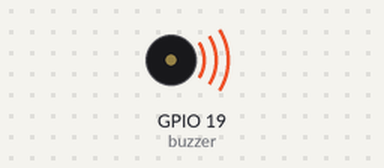
A program run on a simulated Raspberry Pi (BCM pin numbers). Shown: buzzer (waves = sounding, pin HIGH). What the program prints to the terminal is not drawn.

Above: at 0.1 s.
Timing chart, 0 to 1.6 s (numbered marks = the images above):
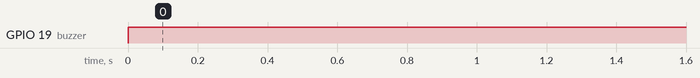

The program:

version2.py
```python
import RPi.GPIO as GPIO
import time

glue_sensor = 26
stamp_sensor = 13
buzzer = 19

GPIO.setmode(GPIO.BCM)
GPIO.setup(glue_sensor,GPIO.IN)
GPIO.setup(stamp_sensor,GPIO.IN)
GPIO.setup(buzzer,GPIO.OUT)
delay=0.3
GPIO.output(buzzer,False)
print("IR Sensors are  Ready.....")
print(" ")

try:
   while True:
      if GPIO.input(glue_sensor):
          GPIO.output(buzzer,False)
          print("Glue_Sensor Object not Detected")
	  time.sleep(delay)
      if GPIO.input(glue_sensor)==False:
           GPIO.output(buzzer,True)
	   print("Glue_Sensor Object  Detected ")
	   time.sleep(delay)
      if GPIO.input(stamp_sensor):
	   GPIO.output(buzzer,False)
	   print("Stamp_Sensor Object not Detected")
	   time.sleep(delay)
      if GPIO.input(stamp_sensor)==False:
	    GPIO.output(buzzer,True)
	    print("Stamp_Sensor Object Detected")
 	    time.sleep(delay)

except KeyboardInterrupt:
    GPIO.cleanup()
```

Measured:
- by itself, GPIO 19 (buzzer): LOW → HIGH at 0.00 s
